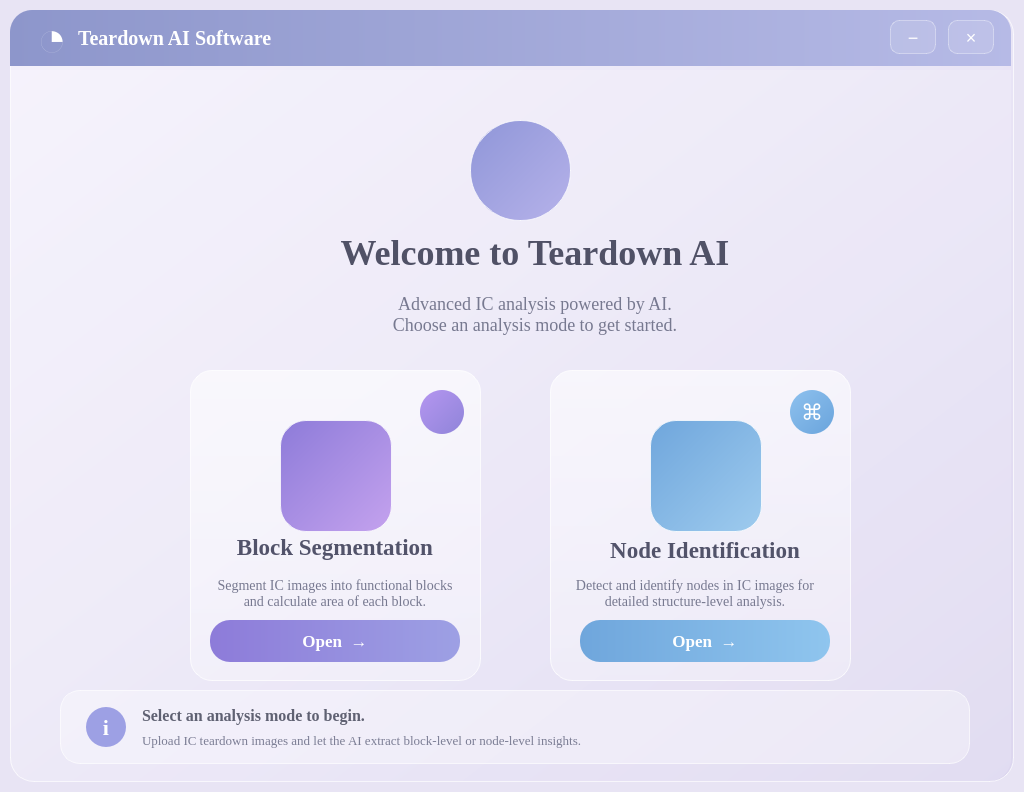
<?xml version="1.0" encoding="UTF-8"?>
<ui version="4.0">
 <class>MainWindow</class>
 <widget class="QMainWindow" name="MainWindow">
  <property name="geometry">
   <rect>
    <x>0</x>
    <y>0</y>
    <width>1024</width>
    <height>792</height>
   </rect>
  </property>
  <property name="minimumSize">
   <size>
    <width>700</width>
    <height>740</height>
   </size>
  </property>
  <property name="windowTitle">
   <string>Teardown AI Software</string>
  </property>
  <property name="styleSheet">
   <string notr="true">QMainWindow { background-color: #e8e4f4; }</string>
  </property>
  <widget class="QWidget" name="centralwidget">
   <property name="styleSheet">
    <string notr="true">QWidget#centralwidget { background: transparent; }</string>
   </property>
   <layout class="QGridLayout" name="gridLayout">
    <property name="leftMargin">
     <number>10</number>
    </property>
    <property name="topMargin">
     <number>10</number>
    </property>
    <property name="rightMargin">
     <number>10</number>
    </property>
    <property name="bottomMargin">
     <number>10</number>
    </property>
    <item row="0" column="0">
     <widget class="QFrame" name="mainFrame">
      <property name="styleSheet">
       <string notr="true">QFrame#mainFrame {
    background: qlineargradient(x1:0,y1:0,x2:1,y2:1, stop:0 #f4f1fb, stop:0.45 #ebe7f7, stop:1 #dcd6ef);
    border: 1px solid rgba(255,255,255,0.70);
    border-radius: 24px;
}</string>
      </property>
      <property name="frameShape">
       <enum>QFrame::StyledPanel</enum>
      </property>
      <property name="frameShadow">
       <enum>QFrame::Raised</enum>
      </property>
      <widget class="QFrame" name="HeaderFrame">
       <property name="geometry">
        <rect>
         <x>0</x>
         <y>0</y>
         <width>1001</width>
         <height>56</height>
        </rect>
       </property>
       <property name="styleSheet">
        <string notr="true">QFrame#HeaderFrame {
    background: qlineargradient(x1:0,y1:0,x2:1,y2:0, stop:0 #8d96cb, stop:1 #b6bae6);
    border-top-left-radius: 22px;
    border-top-right-radius: 22px;
}</string>
       </property>
       <property name="frameShape">
        <enum>QFrame::StyledPanel</enum>
       </property>
       <property name="frameShadow">
        <enum>QFrame::Raised</enum>
       </property>
       <widget class="QPushButton" name="logoPushbutton">
        <property name="geometry">
         <rect>
          <x>22</x>
          <y>8</y>
          <width>40</width>
          <height>40</height>
         </rect>
        </property>
        <property name="sizePolicy">
         <sizepolicy hsizetype="Minimum" vsizetype="Fixed">
          <horstretch>0</horstretch>
          <verstretch>0</verstretch>
         </sizepolicy>
        </property>
        <property name="styleSheet">
         <string notr="true">QPushButton#logoPushbutton { background: transparent; color: white; border: none; font-size: 50px; font-weight: 700; }</string>
        </property>
        <property name="text">
         <string>◔</string>
        </property>
       </widget>
       <widget class="QLabel" name="softwareNameLabel">
        <property name="geometry">
         <rect>
          <x>68</x>
          <y>12</y>
          <width>320</width>
          <height>32</height>
         </rect>
        </property>
        <property name="styleSheet">
         <string notr="true">QLabel#softwareNameLabel { background: transparent; color: white; border: none; font-family: Times New Roman; font-size: 20px; font-weight: 600; }</string>
        </property>
        <property name="text">
         <string>Teardown AI Software</string>
        </property>
       </widget>
       <widget class="QPushButton" name="minimizeButton">
        <property name="geometry">
         <rect>
          <x>880</x>
          <y>10</y>
          <width>46</width>
          <height>34</height>
         </rect>
        </property>
        <property name="styleSheet">
         <string notr="true">QPushButton#minimizeButton { background-color: rgba(255,255,255,0.12); color: white; border: 1px solid rgba(255,255,255,0.36); border-radius: 9px; font-size: 18px; } QPushButton#minimizeButton:hover { background-color: rgba(255,255,255,0.24); }</string>
        </property>
        <property name="text">
         <string>−</string>
        </property>
       </widget>
       <widget class="QPushButton" name="closeButton">
        <property name="geometry">
         <rect>
          <x>938</x>
          <y>10</y>
          <width>46</width>
          <height>34</height>
         </rect>
        </property>
        <property name="styleSheet">
         <string notr="true">QPushButton#closeButton { background-color: rgba(255,255,255,0.12); color: white; border: 1px solid rgba(255,255,255,0.36); border-radius: 9px; font-size: 18px; } QPushButton#closeButton:hover { background-color: rgba(220,110,130,0.70); }</string>
        </property>
        <property name="text">
         <string>×</string>
        </property>
       </widget>
      </widget>
      <widget class="QFrame" name="bodyFrame">
       <property name="geometry">
        <rect>
         <x>0</x>
         <y>60</y>
         <width>1001</width>
         <height>711</height>
        </rect>
       </property>
       <property name="styleSheet">
        <string notr="true">QFrame#bodyFrame { background: rgba(255,255,255,0.16); border-bottom-left-radius: 22px; border-bottom-right-radius: 22px; }</string>
       </property>
       <property name="frameShape">
        <enum>QFrame::StyledPanel</enum>
       </property>
       <property name="frameShadow">
        <enum>QFrame::Raised</enum>
       </property>
       <widget class="QLabel" name="appIconLabel">
        <property name="geometry">
         <rect>
          <x>460</x>
          <y>50</y>
          <width>101</width>
          <height>101</height>
         </rect>
        </property>
        <property name="styleSheet">
         <string notr="true">QLabel#appIconLabel { background: qlineargradient(x1:0,y1:0,x2:1,y2:1, stop:0 #8f96d8, stop:1 #b6b2ea); color: white; border: 1px solid rgba(255,255,255,0.75); border-radius: 50px; font-size: 180px; font-weight: 700;}</string>
        </property>
        <property name="text">
         <string/>
        </property>
        <property name="alignment">
         <set>Qt::AlignCenter</set>
        </property>
        <property name="wordWrap">
         <bool>false</bool>
        </property>
       </widget>
       <widget class="QLabel" name="welcomeLabel">
        <property name="geometry">
         <rect>
          <x>240</x>
          <y>153</y>
          <width>570</width>
          <height>58</height>
         </rect>
        </property>
        <property name="styleSheet">
         <string notr="true">QLabel#welcomeLabel { background: transparent; border: none; color: #505166; font-family: Times New Roman; font-size: 36px; font-weight: 700; }</string>
        </property>
        <property name="text">
         <string>Welcome to Teardown AI</string>
        </property>
        <property name="alignment">
         <set>Qt::AlignCenter</set>
        </property>
       </widget>
       <widget class="QLabel" name="subtitleLabel">
        <property name="geometry">
         <rect>
          <x>275</x>
          <y>213</y>
          <width>500</width>
          <height>62</height>
         </rect>
        </property>
        <property name="styleSheet">
         <string notr="true">QLabel#subtitleLabel { background: transparent; border: none; color: #777990; font-family: Times New Roman; font-size: 18px; line-height: 140%; }</string>
        </property>
        <property name="text">
         <string>Advanced IC analysis powered by AI.
Choose an analysis mode to get started.</string>
        </property>
        <property name="alignment">
         <set>Qt::AlignCenter</set>
        </property>
       </widget>
       <widget class="QFrame" name="blockSegmentationCard">
        <property name="geometry">
         <rect>
          <x>180</x>
          <y>300</y>
          <width>291</width>
          <height>311</height>
         </rect>
        </property>
        <property name="styleSheet">
         <string notr="true">QFrame#blockSegmentationCard { background: qlineargradient(x1:0,y1:0,x2:0,y2:1, stop:0 rgba(255,255,255,0.58), stop:1 rgba(255,255,255,0.30)); border: 1px solid rgba(255,255,255,0.75); border-radius: 22px; } QFrame#blockSegmentationCard:hover { border: 1px solid #9b93df; background: rgba(255,255,255,0.48); }</string>
        </property>
        <property name="frameShape">
         <enum>QFrame::StyledPanel</enum>
        </property>
        <property name="frameShadow">
         <enum>QFrame::Raised</enum>
        </property>
        <widget class="QLabel" name="blockSegcornericonlabel">
         <property name="geometry">
          <rect>
           <x>230</x>
           <y>20</y>
           <width>44</width>
           <height>44</height>
          </rect>
         </property>
         <property name="styleSheet">
          <string notr="true">QLabel#blockSegcornericonlabel { background: qlineargradient(x1:0,y1:0,x2:1,y2:1, stop:0 #b596f0, stop:1 #8f84d9); color: white; border: none; border-radius: 22px; font-size: 22px; }</string>
         </property>
         <property name="text">
          <string/>
         </property>
         <property name="alignment">
          <set>Qt::AlignCenter</set>
         </property>
        </widget>
        <widget class="QLabel" name="blockSegiconlabel">
         <property name="geometry">
          <rect>
           <x>90</x>
           <y>50</y>
           <width>112</width>
           <height>112</height>
          </rect>
         </property>
         <property name="styleSheet">
          <string notr="true">QLabel#blockSegiconlabel { background: qlineargradient(x1:0,y1:0,x2:1,y2:1, stop:0 #8d7bd9, stop:1 #c4a2ee); border: 1px solid rgba(255,255,255,0.75); border-radius: 26px; color: white; font-family: Segoe UI; font-size: 44px; }</string>
         </property>
         <property name="text">
          <string/>
         </property>
         <property name="alignment">
          <set>Qt::AlignCenter</set>
         </property>
        </widget>
        <widget class="QLabel" name="blockSegtitlelabel">
         <property name="geometry">
          <rect>
           <x>10</x>
           <y>160</y>
           <width>270</width>
           <height>34</height>
          </rect>
         </property>
         <property name="styleSheet">
          <string notr="true">QLabel#blockSegtitlelabel { background: transparent; border: none; color: #52536a; font-family: Times New Roman; font-size: 23px; font-weight: 700; }</string>
         </property>
         <property name="text">
          <string>Block Segmentation</string>
         </property>
         <property name="alignment">
          <set>Qt::AlignCenter</set>
         </property>
        </widget>
        <widget class="QLabel" name="blockSegdetailslabel">
         <property name="geometry">
          <rect>
           <x>20</x>
           <y>200</y>
           <width>250</width>
           <height>46</height>
          </rect>
         </property>
         <property name="styleSheet">
          <string notr="true">QLabel#blockSegdetailslabel { background: transparent; border: none; color: #777990; font-family: Times New Roman; font-size: 14px; }</string>
         </property>
         <property name="text">
          <string>Segment IC images into functional blocks and calculate area of each block.</string>
         </property>
         <property name="alignment">
          <set>Qt::AlignCenter</set>
         </property>
         <property name="wordWrap">
          <bool>true</bool>
         </property>
        </widget>
        <widget class="QPushButton" name="blockSegOpenButton">
         <property name="geometry">
          <rect>
           <x>20</x>
           <y>250</y>
           <width>250</width>
           <height>42</height>
          </rect>
         </property>
         <property name="styleSheet">
          <string notr="true">QPushButton#blockSegOpenButton { background: qlineargradient(x1:0,y1:0,x2:1,y2:0, stop:0 #8d7bd9, stop:1 #9da0e4); color: white; border: none; border-radius: 20px; font-family: Times New Roman; font-size: 17px; font-weight: 600; } QPushButton#blockSegOpenButton:hover { background: qlineargradient(x1:0,y1:0,x2:1,y2:0, stop:0 #8170cf, stop:1 #9095dc); } QPushButton#blockSegOpenButton:pressed { background: #7467bd; }</string>
         </property>
         <property name="text">
          <string>Open  →</string>
         </property>
        </widget>
       </widget>
       <widget class="QFrame" name="nodeIdentificationCard">
        <property name="geometry">
         <rect>
          <x>540</x>
          <y>300</y>
          <width>301</width>
          <height>311</height>
         </rect>
        </property>
        <property name="styleSheet">
         <string notr="true">QFrame#nodeIdentificationCard { background: qlineargradient(x1:0,y1:0,x2:0,y2:1, stop:0 rgba(255,255,255,0.58), stop:1 rgba(255,255,255,0.30)); border: 1px solid rgba(255,255,255,0.75); border-radius: 22px; } QFrame#nodeIdentificationCard:hover { border: 1px solid #7db7e8; background: rgba(255,255,255,0.48); }</string>
        </property>
        <property name="frameShape">
         <enum>QFrame::StyledPanel</enum>
        </property>
        <property name="frameShadow">
         <enum>QFrame::Raised</enum>
        </property>
        <widget class="QLabel" name="nodeIdenticornericonlabel">
         <property name="geometry">
          <rect>
           <x>240</x>
           <y>20</y>
           <width>44</width>
           <height>44</height>
          </rect>
         </property>
         <property name="styleSheet">
          <string notr="true">QLabel#nodeIdenticornericonlabel { background: qlineargradient(x1:0,y1:0,x2:1,y2:1, stop:0 #8ec1ee, stop:1 #6aa4dc); color: white; border: none; border-radius: 22px; font-size: 22px; }</string>
         </property>
         <property name="text">
          <string>⌘</string>
         </property>
         <property name="alignment">
          <set>Qt::AlignCenter</set>
         </property>
        </widget>
        <widget class="QLabel" name="nodeIdentiiconlabel">
         <property name="geometry">
          <rect>
           <x>100</x>
           <y>50</y>
           <width>112</width>
           <height>112</height>
          </rect>
         </property>
         <property name="styleSheet">
          <string notr="true">QLabel#nodeIdentiiconlabel { background: qlineargradient(x1:0,y1:0,x2:1,y2:1, stop:0 #6fa6dc, stop:1 #9ecbee); border: 1px solid rgba(255,255,255,0.75); border-radius: 26px; color: white; font-family: Segoe UI; font-size: 44px; }</string>
         </property>
         <property name="text">
          <string/>
         </property>
         <property name="alignment">
          <set>Qt::AlignCenter</set>
         </property>
        </widget>
        <widget class="QLabel" name="nodeIdentititlelabel">
         <property name="geometry">
          <rect>
           <x>20</x>
           <y>163</y>
           <width>270</width>
           <height>34</height>
          </rect>
         </property>
         <property name="styleSheet">
          <string notr="true">QLabel#nodeIdentititlelabel { background: transparent; border: none; color: #52536a; font-family: Times New Roman; font-size: 23px; font-weight: 700; }</string>
         </property>
         <property name="text">
          <string>Node Identification</string>
         </property>
         <property name="alignment">
          <set>Qt::AlignCenter</set>
         </property>
        </widget>
        <widget class="QLabel" name="nodeIdentidetailslabel">
         <property name="geometry">
          <rect>
           <x>20</x>
           <y>200</y>
           <width>250</width>
           <height>46</height>
          </rect>
         </property>
         <property name="styleSheet">
          <string notr="true">QLabel#nodeIdentidetailslabel { background: transparent; border: none; color: #777990; font-family: Times New Roman; font-size: 14px; }</string>
         </property>
         <property name="text">
          <string>Detect and identify nodes in IC images for detailed structure-level analysis.</string>
         </property>
         <property name="alignment">
          <set>Qt::AlignCenter</set>
         </property>
         <property name="wordWrap">
          <bool>true</bool>
         </property>
        </widget>
        <widget class="QPushButton" name="nodeIdentiOpenButton">
         <property name="geometry">
          <rect>
           <x>30</x>
           <y>250</y>
           <width>250</width>
           <height>42</height>
          </rect>
         </property>
         <property name="styleSheet">
          <string notr="true">QPushButton#nodeIdentiOpenButton { background: qlineargradient(x1:0,y1:0,x2:1,y2:0, stop:0 #6fa6dc, stop:1 #8fc5ee); color: white; border: none; border-radius: 20px; font-family: Times New Roman; font-size: 17px; font-weight: 600; } QPushButton#nodeIdentiOpenButton:hover { background: qlineargradient(x1:0,y1:0,x2:1,y2:0, stop:0 #629bd3, stop:1 #82b9e8); } QPushButton#nodeIdentiOpenButton:pressed { background: #5b8fc4; }</string>
         </property>
         <property name="text">
          <string>Open  →</string>
         </property>
        </widget>
       </widget>
       <widget class="QFrame" name="infoPanelFrame">
        <property name="geometry">
         <rect>
          <x>50</x>
          <y>620</y>
          <width>910</width>
          <height>74</height>
         </rect>
        </property>
        <property name="styleSheet">
         <string notr="true">QFrame#infoPanelFrame { background: rgba(255,255,255,0.34); border: 1px solid rgba(255,255,255,0.65); border-radius: 20px; }</string>
        </property>
        <property name="frameShape">
         <enum>QFrame::StyledPanel</enum>
        </property>
        <property name="frameShadow">
         <enum>QFrame::Raised</enum>
        </property>
        <widget class="QLabel" name="infoIconLabel">
         <property name="geometry">
          <rect>
           <x>26</x>
           <y>17</y>
           <width>40</width>
           <height>40</height>
          </rect>
         </property>
         <property name="styleSheet">
          <string notr="true">QLabel#infoIconLabel { background: #9da0e4; color: white; border: none; border-radius: 20px; font-family:Times New Roman; font-size: 22px; font-weight: 700; }</string>
         </property>
         <property name="text">
          <string>i</string>
         </property>
         <property name="alignment">
          <set>Qt::AlignCenter</set>
         </property>
        </widget>
        <widget class="QLabel" name="infoTitleLabel">
         <property name="geometry">
          <rect>
           <x>82</x>
           <y>12</y>
           <width>520</width>
           <height>26</height>
          </rect>
         </property>
         <property name="styleSheet">
          <string notr="true">QLabel#infoTitleLabel { background: transparent; border: none; color: #5f6172; font-family: Times New Roman; font-size: 16px; font-weight: 600; }</string>
         </property>
         <property name="text">
          <string>Select an analysis mode to begin.</string>
         </property>
        </widget>
        <widget class="QLabel" name="infoDetailsLabel">
         <property name="geometry">
          <rect>
           <x>82</x>
           <y>38</y>
           <width>560</width>
           <height>24</height>
          </rect>
         </property>
         <property name="styleSheet">
          <string notr="true">QLabel#infoDetailsLabel { background: transparent; border: none; color: #7b7d94; font-family: Times New Roman; font-size: 13px; }</string>
         </property>
         <property name="text">
          <string>Upload IC teardown images and let the AI extract block-level or node-level insights.</string>
         </property>
        </widget>
        <widget class="QLabel" name="label">
         <property name="geometry">
          <rect>
           <x>760</x>
           <y>20</y>
           <width>131</width>
           <height>41</height>
          </rect>
         </property>
         <property name="text">
          <string/>
         </property>
        </widget>
       </widget>
      </widget>
     </widget>
    </item>
   </layout>
  </widget>
 </widget>
 <resources/>
 <connections/>
</ui>
